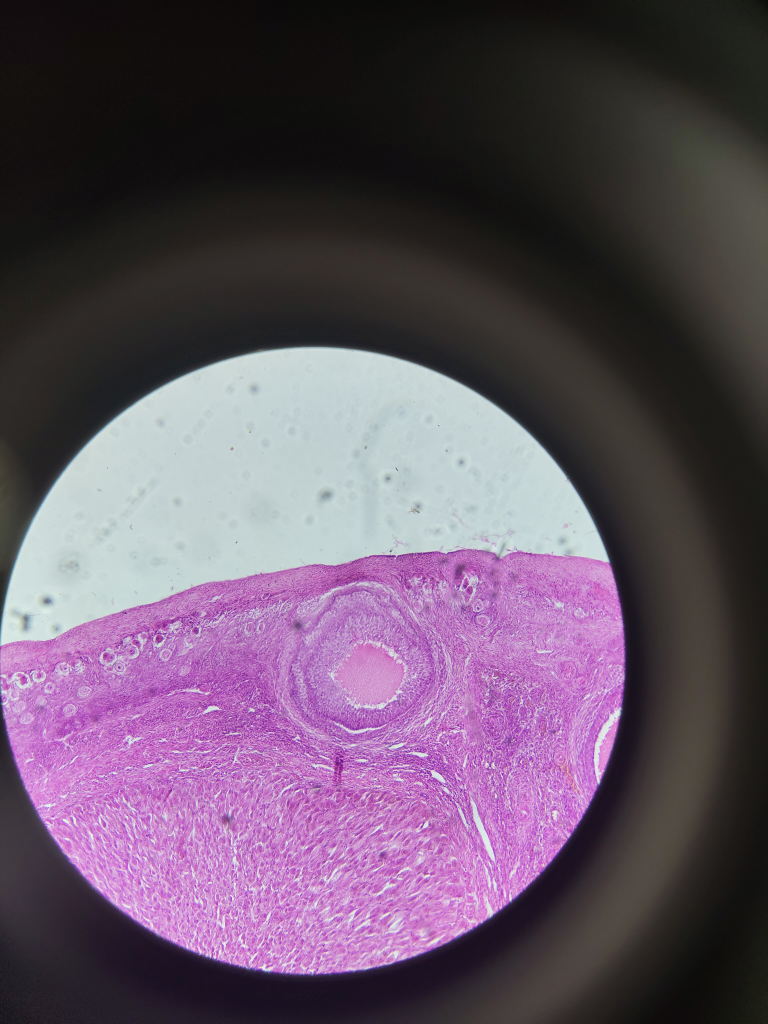
#> input picture python_core/dataset/cells/10x/ovary_img_1_10x.jpg, 3072 x 4096 px (shown at 1/4 size)
$ python -i cyto_engine.py   (imports and definitions only)
#> lines starting #> are read from the running program, lines starting #| are printed output that depends on the picture; after the words box and inside, x2 and y2 are one past the last pixel; in counts of white or black regions, pixels touching at a corner belong together
import cv2
import numpy as np
import math

def calculate_calibration(image_path):
#> called with image_path = 'dataset/cells/10x/ovary_img_1_10x.jpg'
    image = cv2.imread(image_path)
#> image is the input picture: shape (4096, 3072, 3); mean B, G, R 100.3, 81.8, 99.4
    if image is None: return None, 0
    gray = cv2.cvtColor(image, cv2.COLOR_BGR2GRAY)
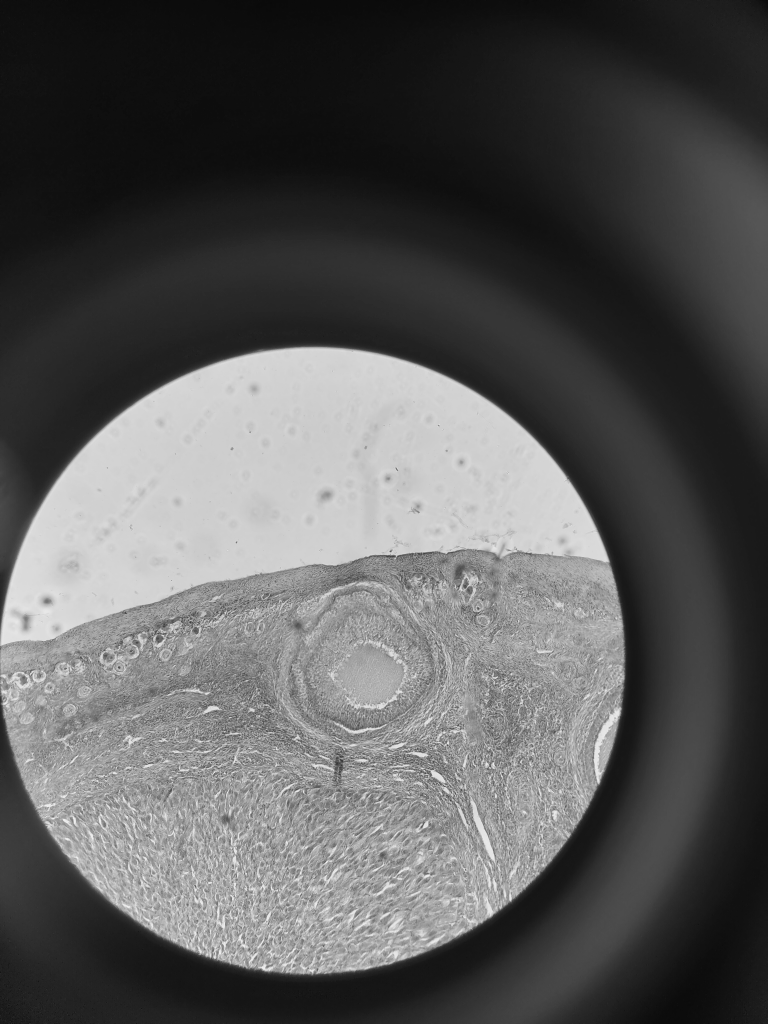
#> gray: shape (4096, 3072) (shown at 1/4 size); min 0, max 254, mean 89.2
    _, thresh = cv2.threshold(gray, 0, 255, cv2.THRESH_BINARY_INV + cv2.THRESH_OTSU)
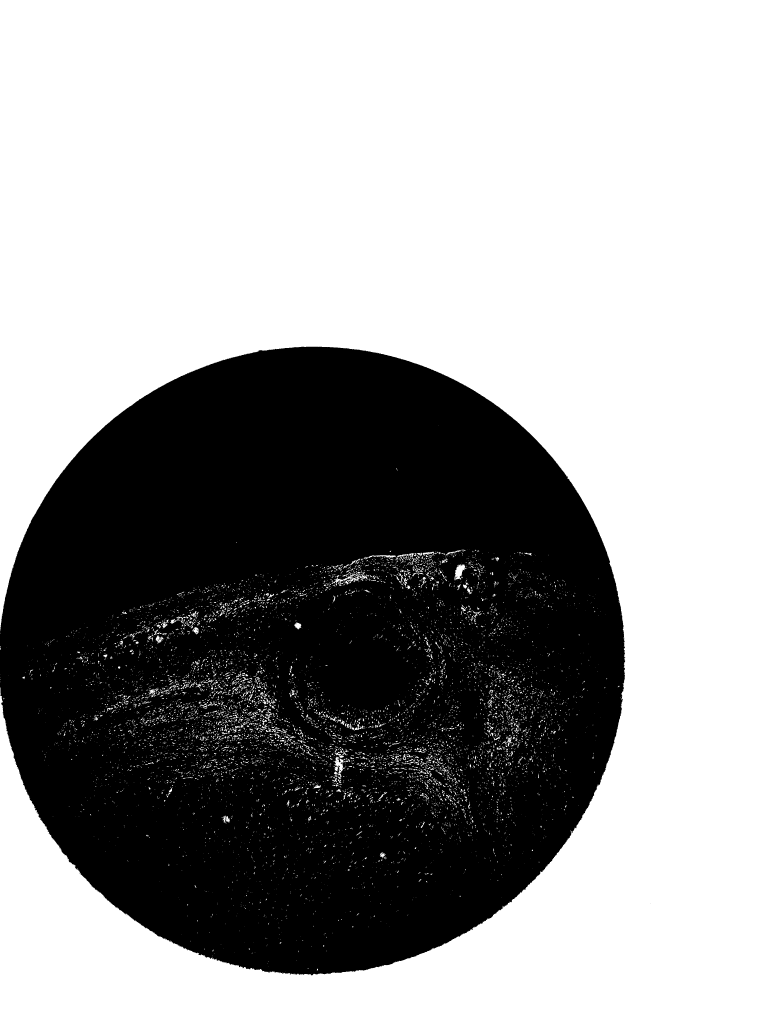
#> thresh: shape (4096, 3072) (shown at 1/4 size); 61.7% white; 279 black regions (276 under 20 px)
    contours, _ = cv2.findContours(thresh, cv2.RETR_LIST, cv2.CHAIN_APPROX_SIMPLE)
#> contours = 10627 contours, 9872 with area under 20; largest, box (x1, y1, x2, y2) and area: (0, 0, 3072, 4096) 7633088, (1817, 2257, 1866, 2322) 1440, (1326, 2289, 1476, 2338) 1362, (1333, 3026, 1382, 3117) 1194, (1474, 2221, 1583, 2235) 476

    valid_lines = []
    for cnt in contours:
        x, y, w, h = cv2.boundingRect(cnt)
        if 80 < h < 1500 and h > (w * 2):
            valid_lines.append((x, y, w, h))
#> this loop made 10627 passes
#> (cnt, x, y, w, h) on passes 1, 5, 7: ([[1238, 3898], [1239, 3897], [1240, 3898], [1239, 3899]], 1238, 3897, 3, 3), ([[1178, 3893], [1177, 3894], [1178, 3893], [1179, 3893]], 1177, 3893, 3, 2), ([[1366, 3889], [1367, 3888], [1368, 3889], [1367, 3890]], 1366, 3888, 3, 3)
#> after the loop, valid_lines = []

    if len(valid_lines) < 10: return None, len(valid_lines)

    sorted_lines = sorted(valid_lines, key=lambda item: item[0])
    line_centers = [x + (w / 2) for x, y, w, h in sorted_lines]
    pixel_distances = []
    for i in range(len(line_centers) - 1):
        gap = line_centers[i+1] - line_centers[i]
        if gap < 100: pixel_distances.append(gap)

    avg_pixel_dist = np.median(pixel_distances)
    return (10.0 / avg_pixel_dist), len(valid_lines)

# [111 lines left out: functions launch_ruler, launch_lasso, not called in this run]

>>> result = calculate_calibration('dataset/cells/10x/ovary_img_1_10x.jpg')

$ run again, on python_core/dataset/cells/10x/ovary_img_2_10x.jpg
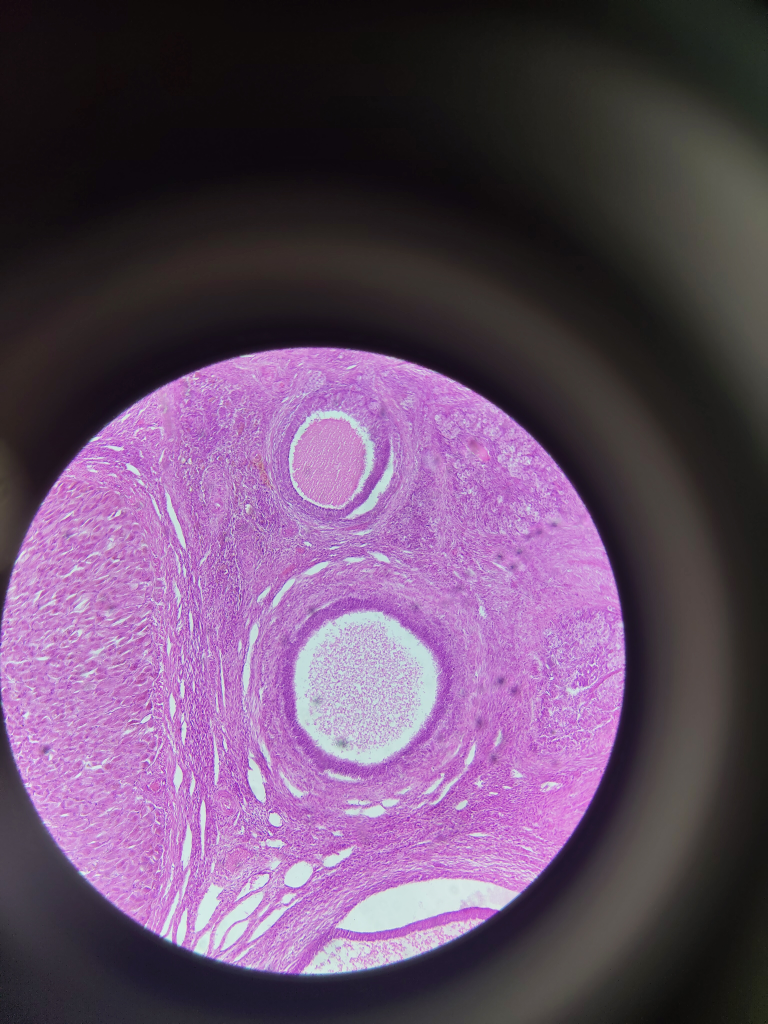
#> input picture python_core/dataset/cells/10x/ovary_img_2_10x.jpg, 3072 x 4096 px (shown at 1/4 size)
#> in calculate_calibration, image is the input picture: shape (4096, 3072, 3); mean B, G, R 102.9, 76, 100.1
#> in calculate_calibration, `gray = cv2.cvtColor(image, cv2.COLOR_BGR2GRAY)`:
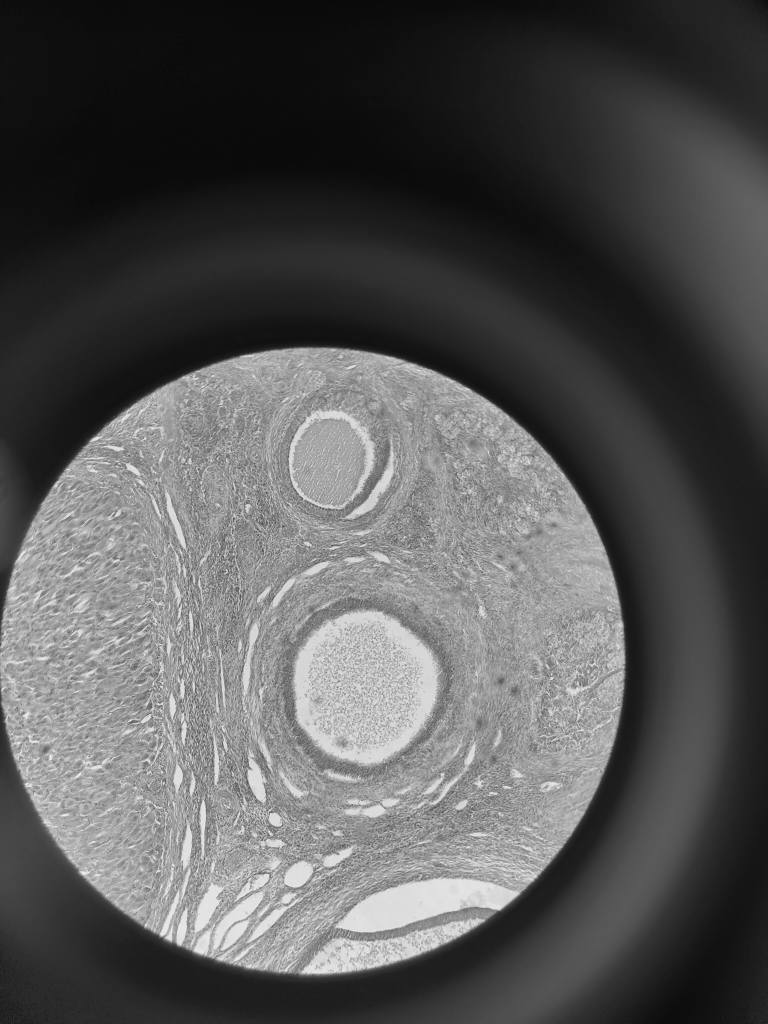
#> gray: shape (4096, 3072) (shown at 1/4 size); min 0, max 253, mean 86.3
#> in calculate_calibration, `_, thresh = cv2.threshold(gray, 0, 255, cv2.THRESH_BINARY_INV + cv2.TH..`:
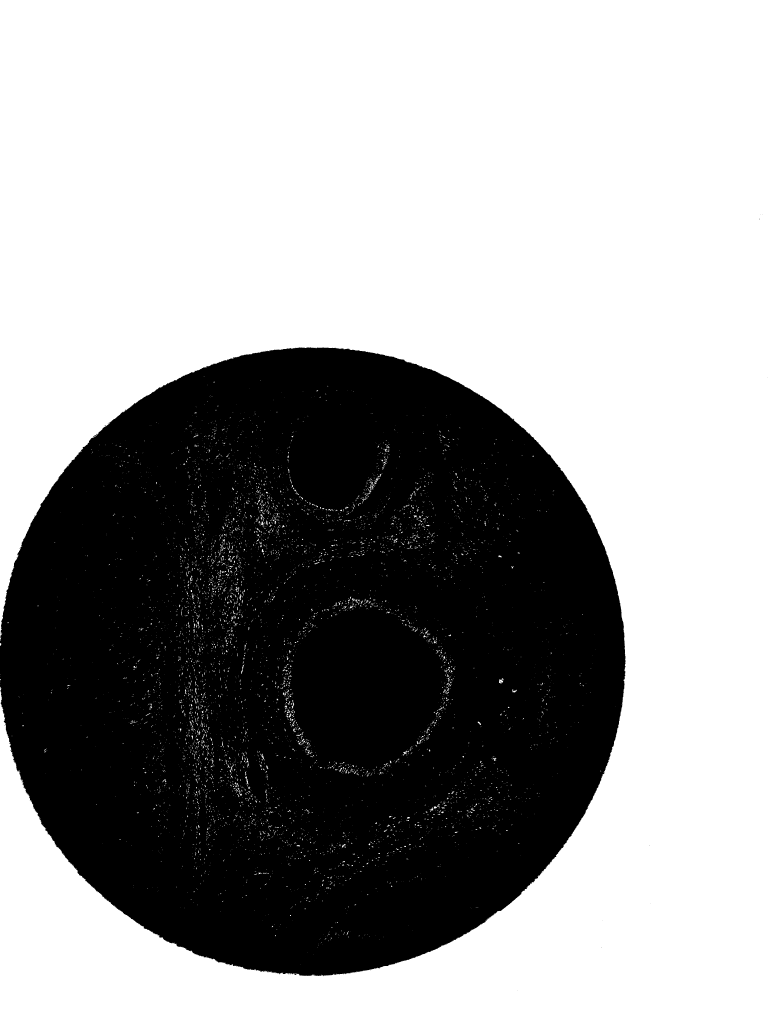
#> thresh: shape (4096, 3072) (shown at 1/4 size); 61.2% white; 139 black regions (137 under 20 px)
#> contours = 7543 contours, 7281 with area under 20; largest, box (x1, y1, x2, y2) and area: (0, 0, 3072, 4096) 7631942, (1996, 2713, 2015, 2735) 175, (1477, 1927, 1499, 1960) 118, (981, 3105, 994, 3138) 97, (958, 2377, 965, 2401) 87
#> the loop in calculate_calibration, `for cnt in contours:` made 7543 passes
#> (x, y, w, h) on passes 3, 5, 6: (1213, 3901, 1, 1), (1199, 3900, 1, 1), (1323, 3899, 1, 1)
#> after the loop in calculate_calibration, `for cnt in contours:`: valid_lines = []

$ run again, on python_core/dataset/cells/10x/ovary_img_3_10x.jpg
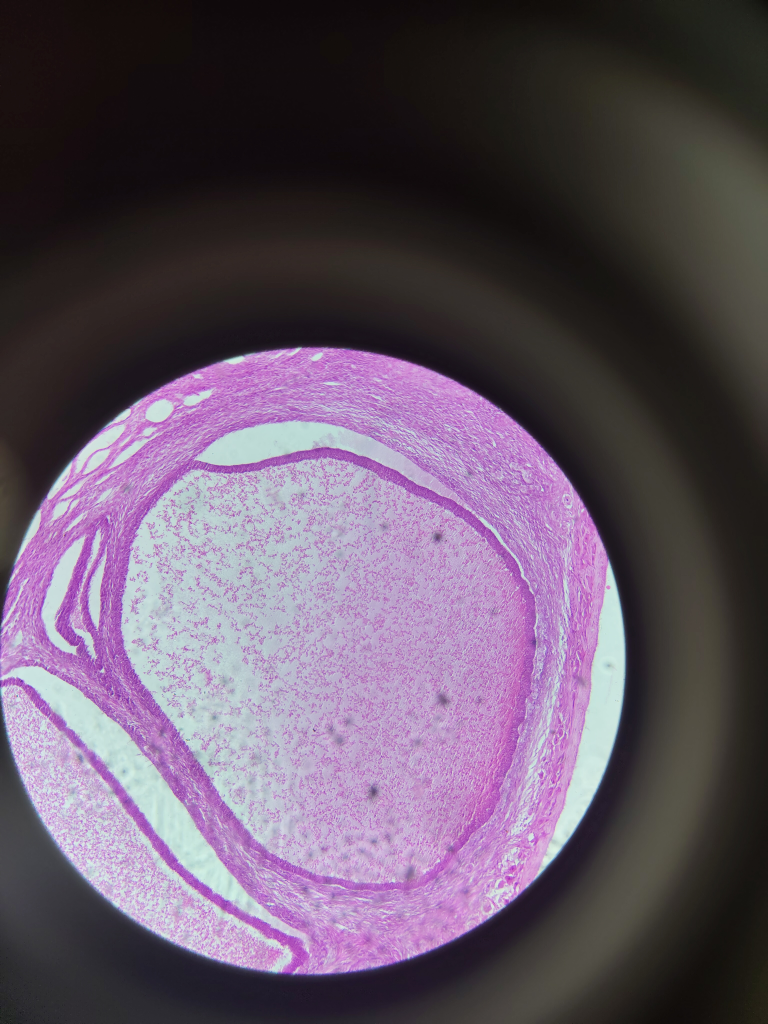
#> input picture python_core/dataset/cells/10x/ovary_img_3_10x.jpg, 3072 x 4096 px (shown at 1/4 size)
#> in calculate_calibration, image is the input picture: shape (4096, 3072, 3); mean B, G, R 100.8, 84.3, 98.8
#> in calculate_calibration, `gray = cv2.cvtColor(image, cv2.COLOR_BGR2GRAY)`:
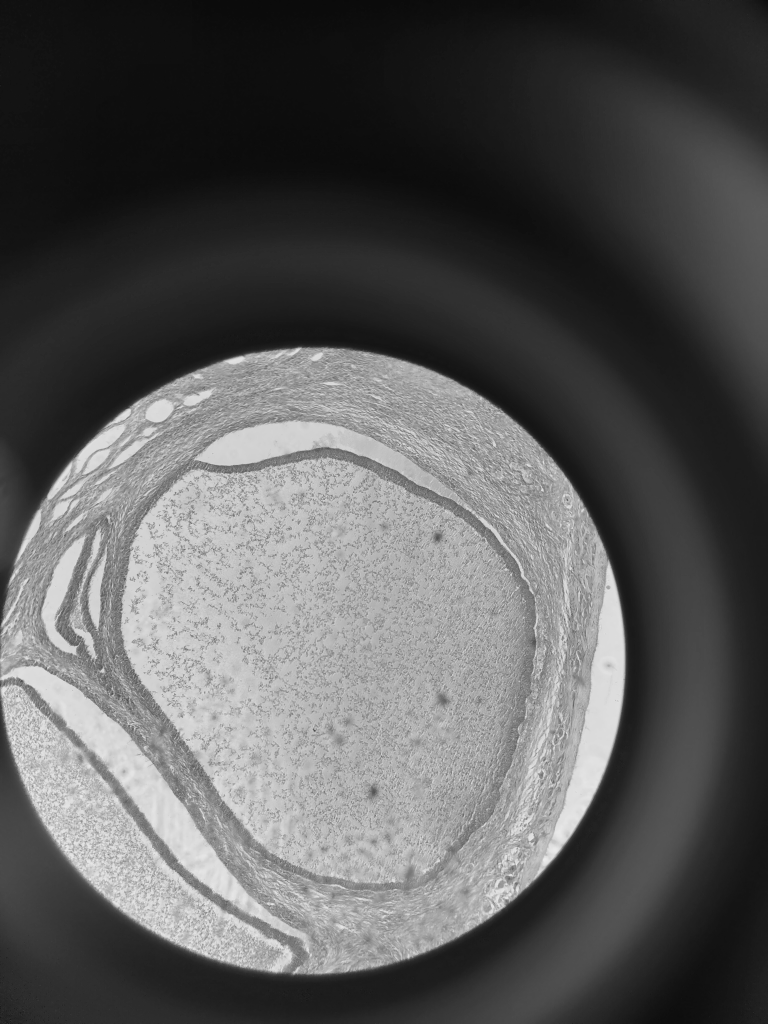
#> gray: shape (4096, 3072) (shown at 1/4 size); min 1, max 248, mean 90.5
#> in calculate_calibration, `_, thresh = cv2.threshold(gray, 0, 255, cv2.THRESH_BINARY_INV + cv2.TH..`:
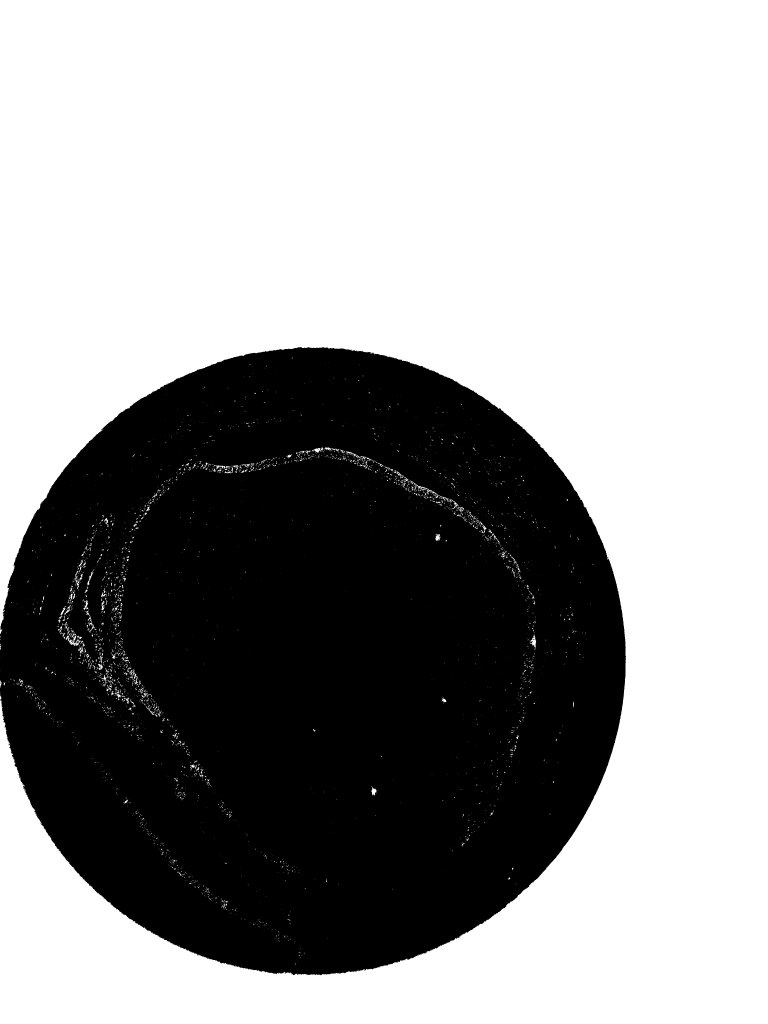
#> thresh: shape (4096, 3072) (shown at 1/4 size); 61% white; 155 black regions (151 under 20 px)
#> contours = 4529 contours, 4283 with area under 20; largest, box (x1, y1, x2, y2) and area: (0, 0, 3072, 4096) 7627162, (275, 2535, 323, 2584) 628, (2118, 2538, 2145, 2594) 490, (1485, 3146, 1508, 3183) 353, (1252, 1789, 1294, 1812) 346
#> the loop in calculate_calibration, `for cnt in contours:` made 4529 passes
#> (x, y, w, h) on passes 2 to 4: (1227, 3898, 3, 4), (1285, 3898, 1, 1), (1256, 3897, 4, 4)
#> after the loop in calculate_calibration, `for cnt in contours:`: valid_lines = []
